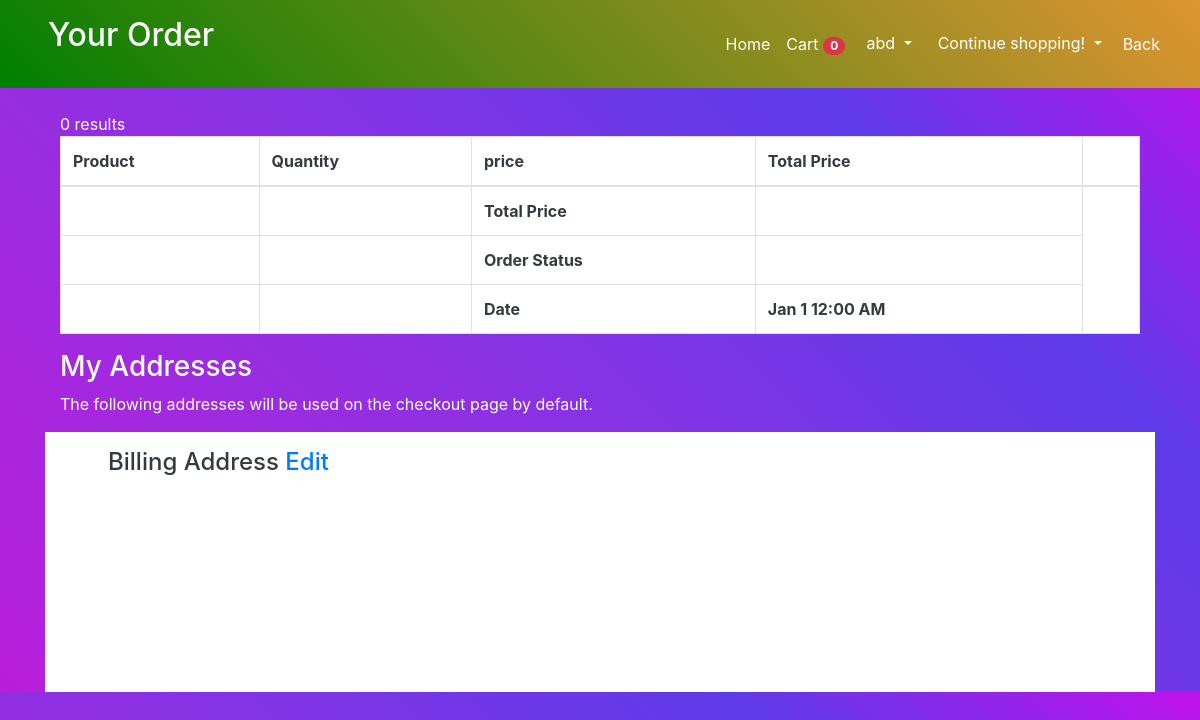
The page /view-order.php (signed in) on the database as committed earlier.
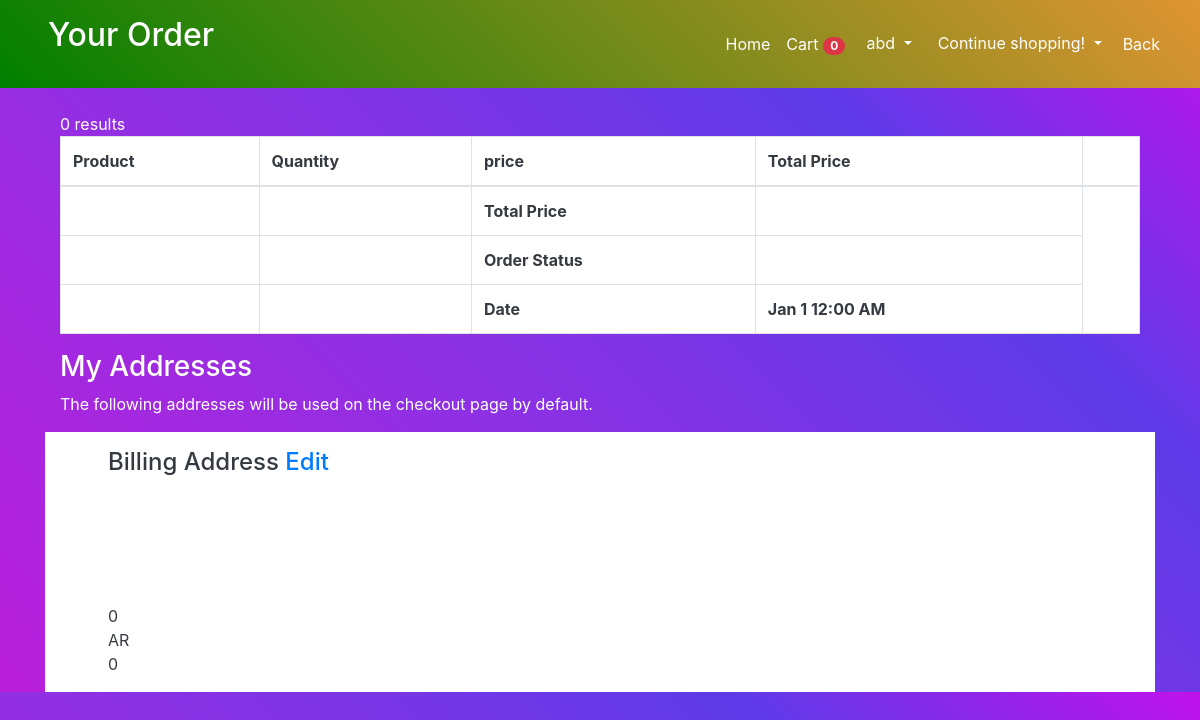
The same page on the database as committed later.
### tables this page shows
CREATE TABLE `user_data` (
  `id` int(11) NOT NULL,
  `userid` int(11) NOT NULL,
  `firstname` varchar(255) NOT NULL,
  `lastname` varchar(255) NOT NULL,
  `company` varchar(255) NOT NULL,
  `address1` varchar(255) NOT NULL,
  `address2` varchar(11) NOT NULL,
  `city` varchar(255) NOT NULL,
  `country` varchar(255) NOT NULL,
  `zip` int(11) NOT NULL,
  `mobile` int(11) NOT NULL
);

### view-order.php (the view, shortened to what this page needs)
<?php
$conn = mysqli_connect('localhost',"root" ,"" ,"bookstore");
?>
 <!DOCTYPE html>
<html lang="en">
<head>
    <link rel="stylesheet" href="https://maxcdn.bootstrapcdn.com/bootstrap/4.0.0/css/bootstrap.min.css">
</head>
 <header class="" style="position: fixed; width: 100%; z-index: 1; background: linear-gradient(45deg, green,rgb(223, 148, 50));">
        <div class="container-fluid">
          <div class="row  text-white">
              <div class="col-md-5 col-9 p-3 pl-5">
               <H2>Your Order</H2>
              </div>
              <div class="col-md-7 col-3 p-3 pl-5">
              <nav class="navbar navbar-expand-lg navbar-light ">
              <div class="collapse navbar-collapse" id="navbarSupportedContent">
                <ul class="navbar-nav ml-auto">
                  <li class="nav-item active">
                    <a class="nav-link text-white " href="index.php" ><i class="fa fa-home"></i> Home <span class="sr-only">(current)</span></a>
                  </li>
                  <li class="nav-item">
                  <a class="nav-link  text-white" href="cart.php">
          <?php
          $count = '0';
					?>
				     <i class="fa fa-shopping-cart" aria-hidden="true"></i> Cart <span class="badge badge-pill badge-danger">
					 <?php echo $count?>
					 </span>
           </a>
                    </li>
                    <div class="dropdown">
  <a class="btn dropdown-toggle" type="button" id="dropdownMenuButton" data-toggle="dropdown" aria-haspopup="true" aria-expanded="false">
  <i class="fa fa-user-circle" > </i><?php
   echo $_SESSION['username']; ?>
  </a>
</div>
                  <div class="dropdown">
  <a class="btn dropdown-toggle" type="button" id="dropdownMenuButton" data-toggle="dropdown" aria-haspopup="true" aria-expanded="false">
   Continue shopping!
  </a>
</div>
<li class="nav-item">
                      <a class="nav-link  text-white" href="cart.php">Back</a>
                    </li>
                </ul>
              </div>
            </nav>
              </div>
              </div>
              </div>
    </header>
<div class="container text-white">
    <h2 class='text-center text-white'>My Account</h2>
    <section id="content">
		<div class="content-blog content-account">
			<div class="container">
				<div class="row">
					<div class="col-md-12">
			<h3>Recent Orders</h3>
			<br>
			<table class="cart-table account-table table table-bordered bg-white text-dark">
				<thead>
					<tr>
						<th>Product</th>
						<th>Quantity</th>
						<th>price</th>
						<th>Total Price</th>
						<th></th>
					</tr>
				</thead>
				<?php
				$c_id = $_SESSION['customerid'];
 $sql_orders = "SELECT * FROM orders WHERE id='$o_id' AND userid='$c_id'";
 $result_orders = mysqli_query($conn, $sql_orders);
 $row_orders = mysqli_fetch_assoc($result_orders);
 			?>
                <tfooer>
					<tr>
						<th></th>
						<th></th>
						<th>Total Price</th>
						<th><?php echo  $row_orders['totalprice'] ?></th>
					</tr>
                    <tr>
						<th></th>
						<th></th>
						<th>Order Status</th>
						<th><?php echo  $row_orders['orderstatus'] ?></th>
					</tr>
                    <tr>
						<th></th>
						<th></th>
						<th>Date</th>
						<th><?php echo date('M j g:i A', strtotime($row_orders["timestamp"]));  ?></th>
					</tr>
				</tfooer>
			</table>
			<div class="ma-address">
						<h3>My Addresses</h3>
						<p>The following addresses will be used on the checkout page by default.</p>
			<div class="row  bg-white text-dark px-5 py-3">
				<div class="col-md-6">
								<h4>Billing Address <a href="update_address.php?id=<?php echo $c_id ?>">Edit</a></h4>
                                <?php
                        $sql_add = "SELECT * FROM user_data  WHERE userid='$c_id'";
                        $result_add = mysqli_query($conn, $sql_add);
                     $row_add = mysqli_fetch_assoc($result_add);
                        echo $row_add['firstname'] ." ". $row_add['lastname'] . "<br>";
                        echo $row_add['company'] . "<br>";
                        echo $row_add['address1'] . "<br>";
                        echo $row_add['address2'] . "<br>";
                        echo $row_add['city'] . "<br>";
                        echo $row_add['zip'] . "<br>";
                        echo $row_add['country'] . "<br>";
                        echo $row_add['mobile'] . "<br>";
                        ?>
				</div>
			</div>
			</div>
					</div>
				</div>
			</div>
		</div>
	</section>
</div>

Rows that differ between the two databases and show on the page:
added user_data: zip "0", country "AR", mobile "0"
